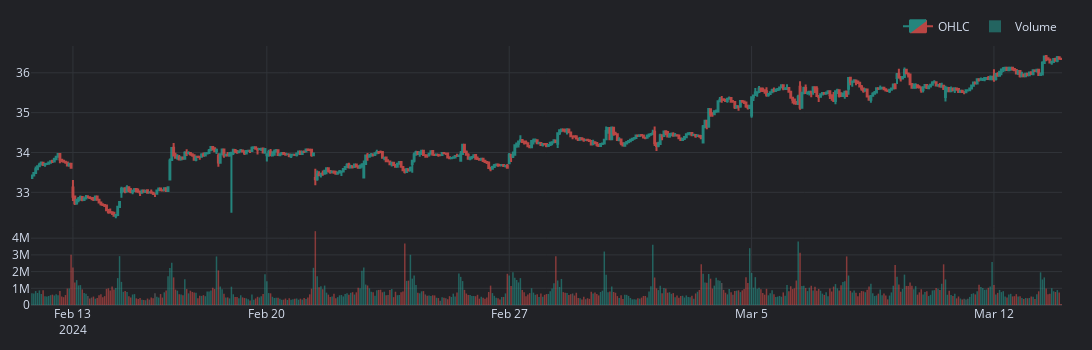

The code cell stored with this chart in its notebook:
### Code cell
%matplotlib inline
t0data = basic_data
t1data = basic_data[['open', 'high', 'low', 'close', 'volume','vwap']].resample("1T")
t2data = basic_data[['open', 'high', 'low', 'close', 'volume','vwap']].resample("15T")
t3data = basic_data[['open', 'high', 'low', 'close', 'volume','vwap']].resample("30T")
t4data = basic_data[['open', 'high', 'low', 'close', 'volume', 'vwap']].resample("D").dropna()

t1data = t1data.transform(lambda df: df.between_time('09:30', '16:00').dropna())
t2data = t2data.transform(lambda df: df.between_time('09:30', '16:00').dropna())
t3data = t3data.transform(lambda df: df.between_time('09:30', '16:00').dropna())

#30min data to daily
# t4data = t3data.resample("D").dropna()

#t4data = t4data.transform(lambda df: df.between_time('09:30', '16:00').dropna())
#m1data.data["SPY"].info()

#m1data.data["SPY"].vbt.ohlcv.plot()
#h2data.data["SPY"].vbt.ohlcv.plot()
#ddata.data["SPY"]
t2data.data["BAC"].vbt.ohlcv.plot().show()


#t4data.data["BAC"]

### Figure 1 — Plotly figure (JSON) as saved in the notebook; plotly's stock layout.template omitted (floating-point values rounded to 4 significant figures; data arrays with more than 128 entries replaced by an {"elided": "..."} marker saying what was removed)
{"data": [{"close": {"elided": "553 float values"}, "decreasing": {"fillcolor": "#ee534f", "line": {"color": "#ee534f"}}, "high": {"elided": "553 float values"}, "increasing": {"fillcolor": "#26a69a", "line": {"color": "#26a69a"}}, "low": {"elided": "553 float values"}, "name": "OHLC", "opacity": 0.75, "open": {"elided": "553 float values"}, "type": "candlestick", "uid": "b78ec7b0-d449-46a4-8544-3a7a7e9029c8", "x": {"elided": "553 str values"}, "xaxis": "x", "yaxis": "y"}, {"marker": {"color": {"elided": "553 str values"}, "line": {"width": 0}}, "name": "Volume", "opacity": 0.5, "type": "bar", "uid": "83d59ed3-254d-4fca-8941-ea86555982e5", "x": {"elided": "553 str values"}, "xaxis": "x2", "y": {"elided": "553 int values"}, "yaxis": "y2"}], "layout": {"height": 350, "legend": {"orientation": "h", "traceorder": "normal", "x": 1, "xanchor": "right", "y": 1.02, "yanchor": "bottom"}, "margin": {"b": 30, "l": 30, "r": 30, "t": 30}, "showlegend": true, "width": 1280, "xaxis": {"anchor": "y", "domain": [0, 1], "matches": "x2", "rangebreaks": [{"bounds": ["2024-02-12T16:00:00-05:00", "2024-02-13T09:30:00-05:00"]}, {"bounds": ["2024-02-13T16:00:00-05:00", "2024-02-14T09:30:00-05:00"]}, {"bounds": ["2024-02-14T16:00:00-05:00", "2024-02-15T09:30:00-05:00"]}, {"bounds": ["2024-02-15T16:00:00-05:00", "2024-02-16T09:30:00-05:00"]}, {"bounds": ["2024-02-16T16:00:00-05:00", "2024-02-20T09:30:00-05:00"]}, {"bounds": ["2024-02-20T16:00:00-05:00", "2024-02-21T09:30:00-05:00"]}, {"bounds": ["2024-02-21T16:00:00-05:00", "2024-02-22T09:30:00-05:00"]}, {"bounds": ["2024-02-22T16:00:00-05:00", "2024-02-23T09:30:00-05:00"]}, {"bounds": ["2024-02-23T16:00:00-05:00", "2024-02-26T09:30:00-05:00"]}, {"bounds": ["2024-02-26T16:00:00-05:00", "2024-02-27T09:30:00-05:00"]}, {"bounds": ["2024-02-27T16:00:00-05:00", "2024-02-28T09:30:00-05:00"]}, {"bounds": ["2024-02-28T16:00:00-05:00", "2024-02-29T09:30:00-05:00"]}, {"bounds": ["2024-02-29T16:00:00-05:00", "2024-03-01T09:30:00-05:00"]}, {"bounds": ["2024-03-01T16:00:00-05:00", "2024-03-04T09:30:00-05:00"]}, {"bounds": ["2024-03-04T16:00:00-05:00", "2024-03-05T09:30:00-05:00"]}, {"bounds": ["2024-03-05T16:00:00-05:00", "2024-03-06T09:30:00-05:00"]}, {"bounds": ["2024-03-06T16:00:00-05:00", "2024-03-07T09:30:00-05:00"]}, {"bounds": ["2024-03-07T16:00:00-05:00", "2024-03-08T09:30:00-05:00"]}, {"bounds": ["2024-03-08T16:00:00-05:00", "2024-03-11T09:30:00-04:00"]}, {"bounds": ["2024-03-11T16:00:00-04:00", "2024-03-12T09:30:00-04:00"]}, {"bounds": ["2024-03-12T16:00:00-04:00", "2024-03-13T09:30:00-04:00"]}], "rangeslider": {"visible": false}, "showgrid": true, "showticklabels": false}, "xaxis2": {"anchor": "y2", "domain": [0, 1], "rangebreaks": [{"bounds": ["2024-02-12T16:00:00-05:00", "2024-02-13T09:30:00-05:00"]}, {"bounds": ["2024-02-13T16:00:00-05:00", "2024-02-14T09:30:00-05:00"]}, {"bounds": ["2024-02-14T16:00:00-05:00", "2024-02-15T09:30:00-05:00"]}, {"bounds": ["2024-02-15T16:00:00-05:00", "2024-02-16T09:30:00-05:00"]}, {"bounds": ["2024-02-16T16:00:00-05:00", "2024-02-20T09:30:00-05:00"]}, {"bounds": ["2024-02-20T16:00:00-05:00", "2024-02-21T09:30:00-05:00"]}, {"bounds": ["2024-02-21T16:00:00-05:00", "2024-02-22T09:30:00-05:00"]}, {"bounds": ["2024-02-22T16:00:00-05:00", "2024-02-23T09:30:00-05:00"]}, {"bounds": ["2024-02-23T16:00:00-05:00", "2024-02-26T09:30:00-05:00"]}, {"bounds": ["2024-02-26T16:00:00-05:00", "2024-02-27T09:30:00-05:00"]}, {"bounds": ["2024-02-27T16:00:00-05:00", "2024-02-28T09:30:00-05:00"]}, {"bounds": ["2024-02-28T16:00:00-05:00", "2024-02-29T09:30:00-05:00"]}, {"bounds": ["2024-02-29T16:00:00-05:00", "2024-03-01T09:30:00-05:00"]}, {"bounds": ["2024-03-01T16:00:00-05:00", "2024-03-04T09:30:00-05:00"]}, {"bounds": ["2024-03-04T16:00:00-05:00", "2024-03-05T09:30:00-05:00"]}, {"bounds": ["2024-03-05T16:00:00-05:00", "2024-03-06T09:30:00-05:00"]}, {"bounds": ["2024-03-06T16:00:00-05:00", "2024-03-07T09:30:00-05:00"]}, {"bounds": ["2024-03-07T16:00:00-05:00", "2024-03-08T09:30:00-05:00"]}, {"bounds": ["2024-03-08T16:00:00-05:00", "2024-03-11T09:30:00-04:00"]}, {"bounds": ["2024-03-11T16:00:00-04:00", "2024-03-12T09:30:00-04:00"]}, {"bounds": ["2024-03-12T16:00:00-04:00", "2024-03-13T09:30:00-04:00"]}], "showgrid": true}, "yaxis": {"anchor": "x", "domain": [0.3, 1], "showgrid": true}, "yaxis2": {"anchor": "x2", "domain": [0, 0.3], "showgrid": true}}}
